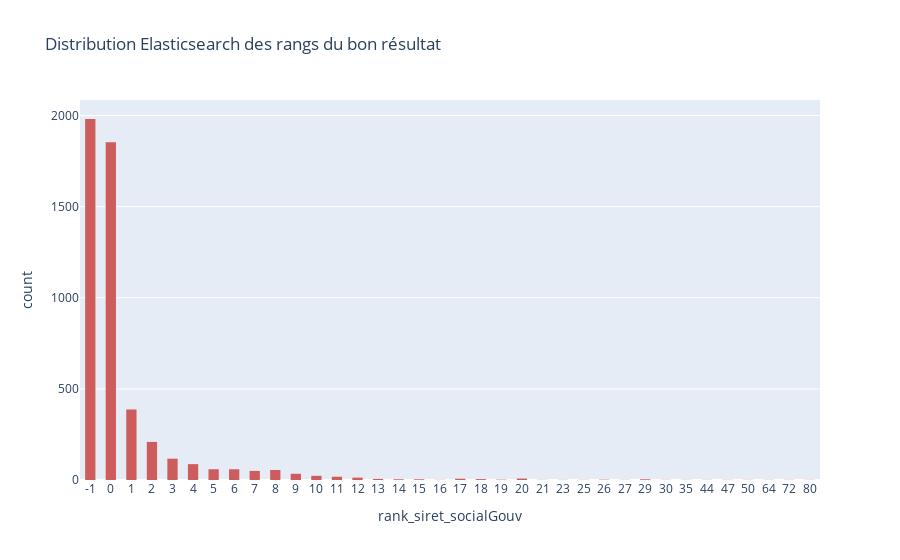

Write notebook code for a chart like this one.
### Code cell
fig = px.histogram(
    df_test.sort_values(by=[f"rank_siret_socialGouv"]),
    x=f"rank_siret_socialGouv",
    color_discrete_sequence=["indianred"],
    title="Distribution Elasticsearch des rangs du bon résultat",
)
fig.update_layout(bargap=0.5)
fig.update_xaxes(type="category")
fig.show()
plotly.offline.plot(fig, filename=f"./output/plots/rank_socialGouv.html")

### Figure 1 — Plotly figure (JSON) as saved in the notebook; plotly's stock layout.template omitted (floating-point values rounded to 4 significant figures; data arrays with more than 128 entries replaced by an {"elided": "..."} marker saying what was removed)
{"data": [{"alignmentgroup": "True", "bingroup": "x", "hovertemplate": "rank_siret_socialGouv=%{x}<br>count=%{y}<extra></extra>", "legendgroup": "", "marker": {"color": "indianred", "pattern": {"shape": ""}}, "name": "", "offsetgroup": "", "orientation": "v", "showlegend": false, "type": "histogram", "x": {"elided": "5000 int values"}, "xaxis": "x", "yaxis": "y"}], "layout": {"autosize": true, "bargap": 0.5, "barmode": "relative", "legend": {"tracegroupgap": 0}, "title": {"text": "Distribution Elasticsearch des rangs du bon résultat"}, "xaxis": {"anchor": "y", "autorange": true, "domain": [0, 1], "range": [-0.5, 35.5], "title": {"text": "rank_siret_socialGouv"}, "type": "category"}, "yaxis": {"anchor": "x", "autorange": true, "domain": [0, 1], "range": [0, 2085.0], "title": {"text": "count"}}}}
